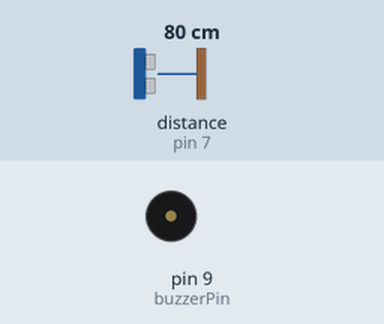
Bench run of a sketch on a simulated Arduino Uno, built with avr-gcc and run on an emulated ATmega328P. On the bench: buzzer (waves = sounding). Wiring (inferred from the names in the program): ultrasonic range finder: trigger pin 8; echo pin 7. Inputs (shaded band) come from the test bench; at power-on: distance to the obstacle (sensor on pin 7) 80 cm. The echo pulse lasts 58.3 µs per cm.

Above: at 0.83 s.
1.3 s: distance to the obstacle (sensor on pin 7) set to 2 cm
At 2.1 s:
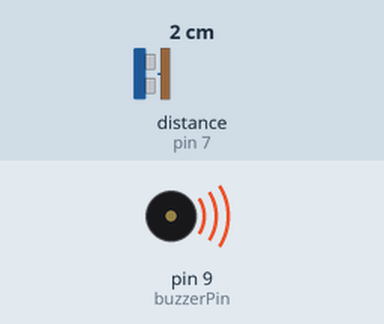
3.0 s: distance to the obstacle (sensor on pin 7) set to 18 cm
At 4.1 s:
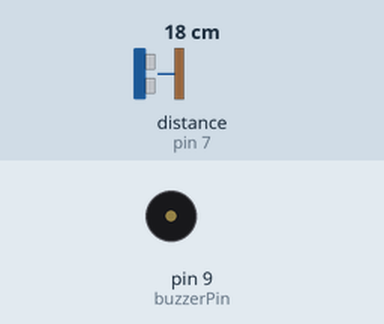
6.0 s: distance to the obstacle (sensor on pin 7) set to 4 cm
At 7.1 s:
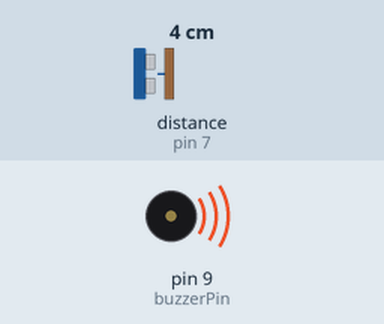
7.6 s: distance to the obstacle (sensor on pin 7) set to 9 cm
At 8.9 s:
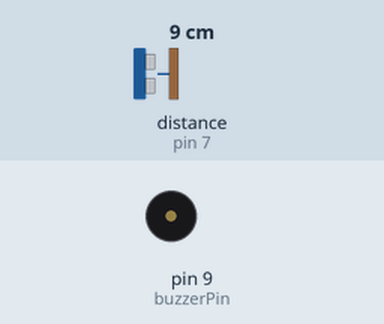
Timing chart, 0 to 10.6 s (numbered marks = the images above; inputs shaded):
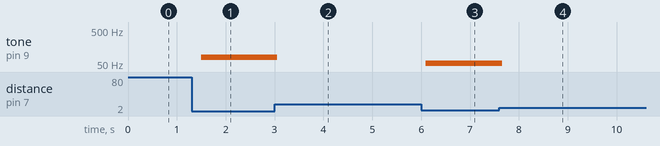

Measured:
- after the input at 1.3 s, tone on pin 9 (buzzerPin): silent → 79 Hz after 0.20 s
- after the input at 3.0 s, tone on pin 9 (buzzerPin): 79 Hz → silent after 0.06 s
- after the input at 6.0 s, tone on pin 9 (buzzerPin): silent → 53 Hz after 0.09 s
- after the input at 7.6 s, tone on pin 9 (buzzerPin): 53 Hz → silent after 0.05 s

The sketch:

ZombieDetector.ino
```cpp
/*
    Holyoke Codes Zombie Detector

    Uses an ultrasonic distance sensor to detect zombies
    (or other intruders) and alert you using an electronic
    buzzer.

*/

int LEDPin = 6;
int echoPin = 7; // Listen for an echo on this pin
int triggerPin = 8; // Generate an ultrasonic sound with this pin
int buzzerPin = 9;

// Use these variables to calculate how far away things are.
long duration, distance;

void setup() {
  // put your setup code here, to run once:
  pinMode(echoPin, INPUT);
  pinMode(triggerPin, OUTPUT);
  pinMode(buzzerPin, OUTPUT);
}

void loop() {
  /*
     The HC-SR04 Ultrasonic sensor has a trigger pin and an echo pin.
    Sending a signal to the trigger pin causes an ultrasonic
    sound to be broadcast. We can detect how long it takes for the echo
    to be heard and calculate the distance using the speed of sound.
  */

  // Generate an ultrasonic sound for 10 microseconds.
  digitalWrite(triggerPin, HIGH);
  delayMicroseconds(10);
  digitalWrite(triggerPin, LOW);

  // pulseIn measures the length of time (in microseconds) that
  // it takes for the echo to be heard.
  duration = pulseIn(echoPin, HIGH);

  /*
      Calculate the distance (in cm) based on the speed of sound.
      In air, sound travels 340 m/s = 34,000 cm/s = 0.034 cm/microsecond

      Elapsed time is for a round trip, so divide by 2:
      0.034 cm/microsecond / 2 = 0.017 cm/microsecond
  */
  distance = duration * 0.017;
  // Limit the distance to between 0 and 200 cm.
  distance = constrain(distance, 0, 200);

  if (distance < 100) {
    // Make the LED and buzzer respond when the zombies get close.
    digitalWrite(LEDPin, HIGH);
    digitalWrite(buzzerPin, HIGH);
    // It gets faster as the zombies get closer...
    delay(distance * 3);
    digitalWrite(LEDPin, LOW);
    digitalWrite(buzzerPin, LOW);
    delay(distance * 3);

    /*
       This also works nicely as a trick-or-treater detector
       with the LED inside a pumpkin. You might want to try
       delay(random(50, 500)) for a spooky effect.
       Probably the buzzer isn't so useful for this unless
       you have enough wire to bring it inside and alert you
       for incoming visitors.
    */
  }
}
```
